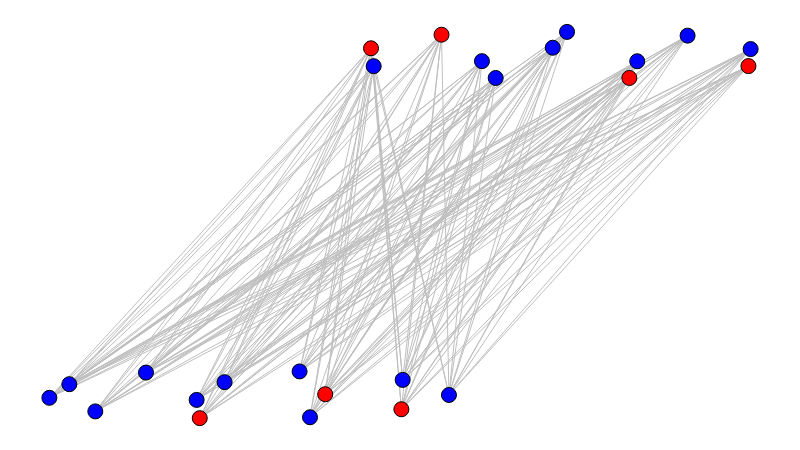

The notebook cell saved with this chart:
### Code cell
inver_show(g)

### Figure 1 — Plotly figure (JSON) as saved in the notebook; plotly's stock layout.template omitted (floating-point values rounded to 4 significant figures; data arrays with more than 128 entries replaced by an {"elided": "..."} marker saying what was removed)
{"data": [{"hoverinfo": "none", "line": {"color": "rgb(191, 191, 191)", "width": 1}, "mode": "lines", "x": {"elided": "468 float values"}, "y": {"elided": "468 float values"}}, {"hoverinfo": "none", "marker": {"color": "rgb(0, 0, 255)", "line": {"color": "rgb(0, 0, 0)", "width": 1}, "size": 15}, "mode": "markers+text", "text": [], "textfont": {"color": "rgb(255, 255, 255)"}, "textposition": "middle center", "x": [0.06551, 0.1378, 1, 0.3717, 0, 0.6168, 0.2499, 0.5038, 0.7178, 0.21, 0.9101, 0.6364, 0.5698, 0.02847, 0.4625, 0.3568, 0.8383, 0.7382], "y": [0.01743, 0.1179, 0.9554, 0.002222, 0.05256, 0.9242, 0.09316, 0.09896, 0.9589, 0.04717, 0.9902, 0.8806, 0.05992, 0.08783, 0.9113, 0.1209, 0.9239, 1]}, {"hoverinfo": "none", "marker": {"color": "rgb(255, 0, 0)", "line": {"color": "rgb(0, 0, 0)", "width": 1}, "size": 15}, "mode": "markers+text", "text": [], "textfont": {"color": "rgb(255, 255, 255)"}, "textposition": "middle center", "x": [0.9969, 0.3934, 0.8271, 0.5592, 0.4586, 0.2145, 0.502], "y": [0.9114, 0.06184, 0.8807, 0.9927, 0.9575, 0, 0.02296]}], "layout": {"height": 450, "margin": {"b": 0, "l": 0, "r": 0, "t": 0}, "showlegend": false, "width": 800, "xaxis": {"showgrid": false, "showticklabels": false, "zeroline": false}, "yaxis": {"showgrid": false, "showticklabels": false, "zeroline": false}}}
